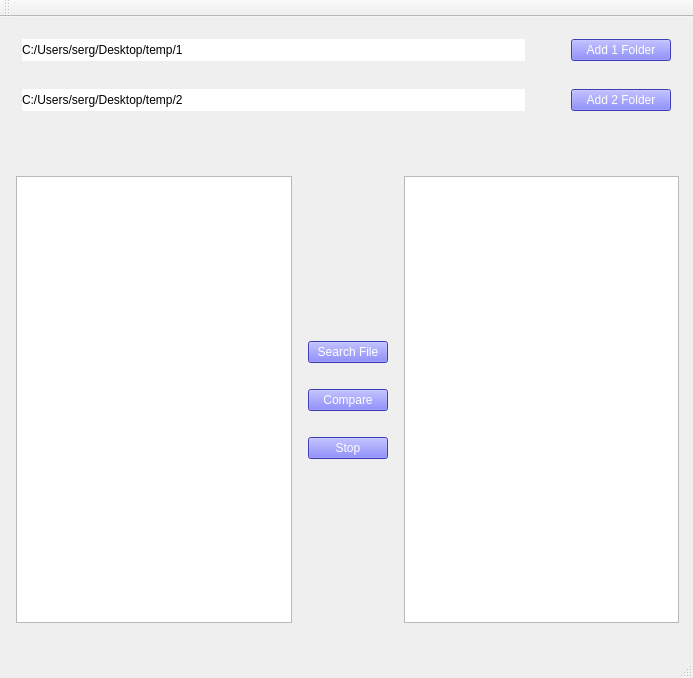
<?xml version="1.0" encoding="UTF-8"?>
<ui version="4.0">
 <class>MainWindowWgt</class>
 <widget class="QMainWindow" name="MainWindowWgt">
  <property name="geometry">
   <rect>
    <x>0</x>
    <y>0</y>
    <width>693</width>
    <height>678</height>
   </rect>
  </property>
  <property name="windowTitle">
   <string>QtWidgetsApplication1</string>
  </property>
  <widget class="QWidget" name="centralWidget">
   <layout class="QGridLayout" name="gridLayout">
    <item row="1" column="0">
     <widget class="QWidget" name="verticalWidget" native="true">
      <layout class="QVBoxLayout" name="verticalLayout">
       <property name="leftMargin">
        <number>5</number>
       </property>
       <property name="rightMargin">
        <number>3</number>
       </property>
       <item>
        <layout class="QVBoxLayout" name="verticalLayout_5">
         <property name="spacing">
          <number>0</number>
         </property>
         <item>
          <layout class="QHBoxLayout" name="horizontalLayout_5">
           <property name="spacing">
            <number>7</number>
           </property>
           <item>
            <widget class="QLabel" name="addingLabel">
             <property name="styleSheet">
              <string notr="true">font: 15px &quot;Arial Black&quot;;</string>
             </property>
             <property name="text">
              <string/>
             </property>
            </widget>
           </item>
           <item>
            <spacer name="horizontalSpacer_3">
             <property name="orientation">
              <enum>Qt::Horizontal</enum>
             </property>
             <property name="sizeType">
              <enum>QSizePolicy::Fixed</enum>
             </property>
             <property name="sizeHint" stdset="0">
              <size>
               <width>100</width>
               <height>20</height>
              </size>
             </property>
            </spacer>
           </item>
           <item>
            <widget class="QLabel" name="comparingLbl">
             <property name="layoutDirection">
              <enum>Qt::LeftToRight</enum>
             </property>
             <property name="styleSheet">
              <string notr="true">font: 15px &quot;Arial Black&quot;;</string>
             </property>
             <property name="text">
              <string/>
             </property>
             <property name="alignment">
              <set>Qt::AlignLeading|Qt::AlignLeft|Qt::AlignVCenter</set>
             </property>
            </widget>
           </item>
          </layout>
         </item>
        </layout>
       </item>
       <item>
        <widget class="QWidget" name="horizontalWidget" native="true">
         <layout class="QHBoxLayout" name="horizontalLayout">
          <property name="leftMargin">
           <number>0</number>
          </property>
          <property name="rightMargin">
           <number>0</number>
          </property>
          <item>
           <widget class="QListView" name="addedView"/>
          </item>
          <item>
           <widget class="QWidget" name="verticalWidget_2" native="true">
            <layout class="QVBoxLayout" name="buttonWgt">
             <property name="leftMargin">
              <number>10</number>
             </property>
             <property name="rightMargin">
              <number>10</number>
             </property>
             <item>
              <spacer name="verticalSpacer_4">
               <property name="orientation">
                <enum>Qt::Vertical</enum>
               </property>
               <property name="sizeHint" stdset="0">
                <size>
                 <width>20</width>
                 <height>40</height>
                </size>
               </property>
              </spacer>
             </item>
             <item>
              <widget class="QPushButton" name="searchBtn">
               <property name="styleSheet">
                <string notr="true">background-color: rgb(85, 85, 255);
color: rgb(255, 255, 255);
</string>
               </property>
               <property name="text">
                <string>Search File</string>
               </property>
              </widget>
             </item>
             <item>
              <spacer name="verticalSpacer">
               <property name="orientation">
                <enum>Qt::Vertical</enum>
               </property>
               <property name="sizeType">
                <enum>QSizePolicy::Fixed</enum>
               </property>
               <property name="sizeHint" stdset="0">
                <size>
                 <width>20</width>
                 <height>20</height>
                </size>
               </property>
              </spacer>
             </item>
             <item>
              <widget class="QPushButton" name="compareBtn">
               <property name="styleSheet">
                <string notr="true">background-color: rgb(85, 85, 255);
color: rgb(255, 255, 255);
</string>
               </property>
               <property name="text">
                <string>Compare</string>
               </property>
              </widget>
             </item>
             <item>
              <spacer name="verticalSpacer_2">
               <property name="orientation">
                <enum>Qt::Vertical</enum>
               </property>
               <property name="sizeType">
                <enum>QSizePolicy::Fixed</enum>
               </property>
               <property name="sizeHint" stdset="0">
                <size>
                 <width>20</width>
                 <height>20</height>
                </size>
               </property>
              </spacer>
             </item>
             <item>
              <widget class="QPushButton" name="stopBtn">
               <property name="styleSheet">
                <string notr="true">background-color: rgb(85, 85, 255);
color: rgb(255, 255, 255);
</string>
               </property>
               <property name="text">
                <string>Stop</string>
               </property>
              </widget>
             </item>
             <item>
              <spacer name="verticalSpacer_3">
               <property name="orientation">
                <enum>Qt::Vertical</enum>
               </property>
               <property name="sizeHint" stdset="0">
                <size>
                 <width>20</width>
                 <height>40</height>
                </size>
               </property>
              </spacer>
             </item>
            </layout>
           </widget>
          </item>
          <item>
           <widget class="QListView" name="comparedView"/>
          </item>
         </layout>
        </widget>
       </item>
      </layout>
     </widget>
    </item>
    <item row="0" column="0">
     <layout class="QHBoxLayout" name="horizontalLayout_2">
      <item>
       <layout class="QVBoxLayout" name="verticalLayout_2">
        <item>
         <widget class="QWidget" name="addFolder1Wgt" native="true">
          <layout class="QHBoxLayout" name="horizontalLayout_3">
           <item>
            <widget class="QLabel" name="labelFirst">
             <property name="minimumSize">
              <size>
               <width>100</width>
               <height>0</height>
              </size>
             </property>
             <property name="styleSheet">
              <string notr="true">background-color: rgb(255, 255, 255);</string>
             </property>
             <property name="text">
              <string>C:/Users/serg/Desktop/temp/1</string>
             </property>
            </widget>
           </item>
           <item>
            <spacer name="horizontalSpacer">
             <property name="orientation">
              <enum>Qt::Horizontal</enum>
             </property>
             <property name="sizeType">
              <enum>QSizePolicy::Fixed</enum>
             </property>
             <property name="sizeHint" stdset="0">
              <size>
               <width>40</width>
               <height>20</height>
              </size>
             </property>
            </spacer>
           </item>
           <item>
            <widget class="QPushButton" name="addFolderBtn1">
             <property name="maximumSize">
              <size>
               <width>100</width>
               <height>16777215</height>
              </size>
             </property>
             <property name="styleSheet">
              <string notr="true">background-color: rgb(85, 85, 255);
color: rgb(255, 255, 255);
</string>
             </property>
             <property name="text">
              <string>Add 1 Folder</string>
             </property>
            </widget>
           </item>
          </layout>
         </widget>
        </item>
        <item>
         <widget class="QWidget" name="addFolder2Wgt" native="true">
          <layout class="QHBoxLayout" name="horizontalLayout_4">
           <item>
            <widget class="QLabel" name="labelSecond">
             <property name="minimumSize">
              <size>
               <width>100</width>
               <height>0</height>
              </size>
             </property>
             <property name="styleSheet">
              <string notr="true">background-color: rgb(255, 255, 255);</string>
             </property>
             <property name="text">
              <string>C:/Users/serg/Desktop/temp/2</string>
             </property>
             <property name="scaledContents">
              <bool>false</bool>
             </property>
             <property name="wordWrap">
              <bool>false</bool>
             </property>
            </widget>
           </item>
           <item>
            <spacer name="horizontalSpacer_2">
             <property name="orientation">
              <enum>Qt::Horizontal</enum>
             </property>
             <property name="sizeType">
              <enum>QSizePolicy::Fixed</enum>
             </property>
             <property name="sizeHint" stdset="0">
              <size>
               <width>40</width>
               <height>20</height>
              </size>
             </property>
            </spacer>
           </item>
           <item>
            <widget class="QPushButton" name="addFolderBtn2">
             <property name="minimumSize">
              <size>
               <width>0</width>
               <height>0</height>
              </size>
             </property>
             <property name="maximumSize">
              <size>
               <width>100</width>
               <height>100</height>
              </size>
             </property>
             <property name="styleSheet">
              <string notr="true">background-color: rgb(85, 85, 255);
color: rgb(255, 255, 255);
</string>
             </property>
             <property name="text">
              <string>Add 2 Folder</string>
             </property>
            </widget>
           </item>
          </layout>
         </widget>
        </item>
       </layout>
      </item>
     </layout>
    </item>
   </layout>
  </widget>
  <widget class="QMenuBar" name="menuBar">
   <property name="geometry">
    <rect>
     <x>0</x>
     <y>0</y>
     <width>693</width>
     <height>21</height>
    </rect>
   </property>
  </widget>
  <widget class="QToolBar" name="mainToolBar">
   <attribute name="toolBarArea">
    <enum>TopToolBarArea</enum>
   </attribute>
   <attribute name="toolBarBreak">
    <bool>false</bool>
   </attribute>
  </widget>
  <widget class="QStatusBar" name="statusBar"/>
 </widget>
 <layoutdefault spacing="6" margin="11"/>
 <resources/>
 <connections/>
</ui>
